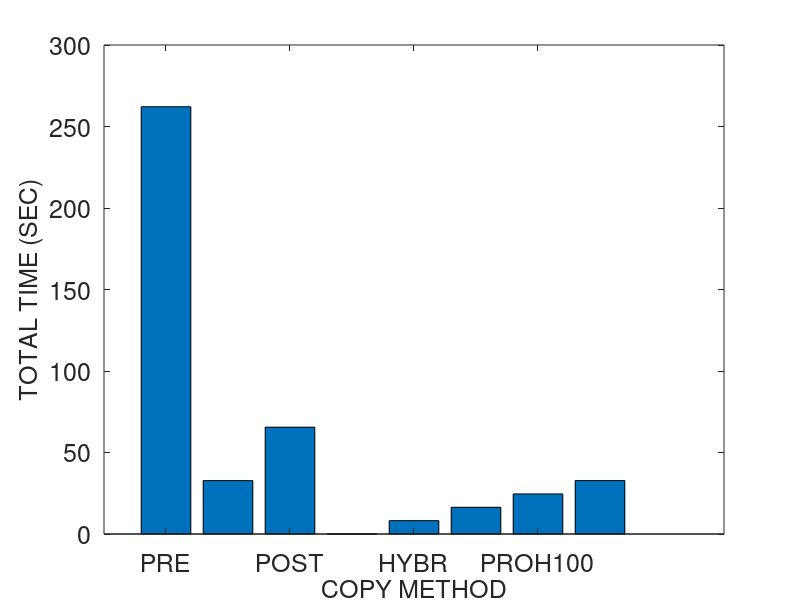
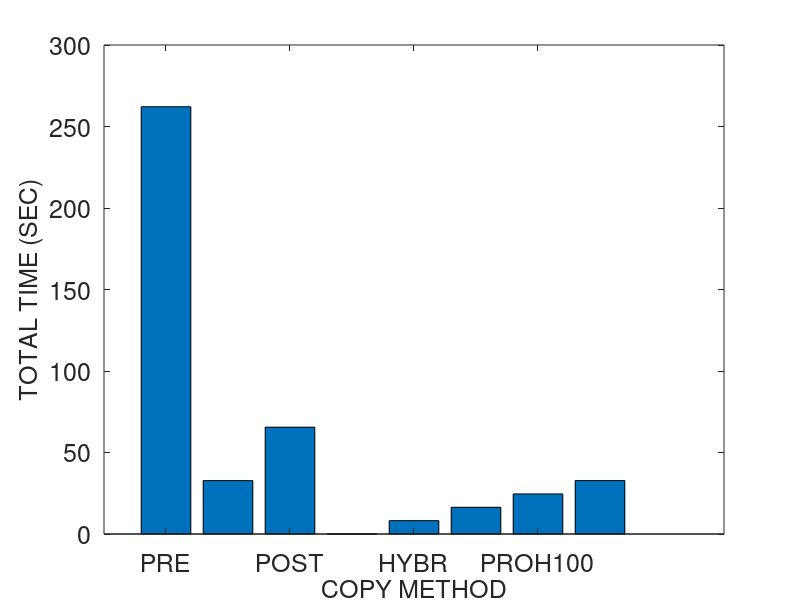
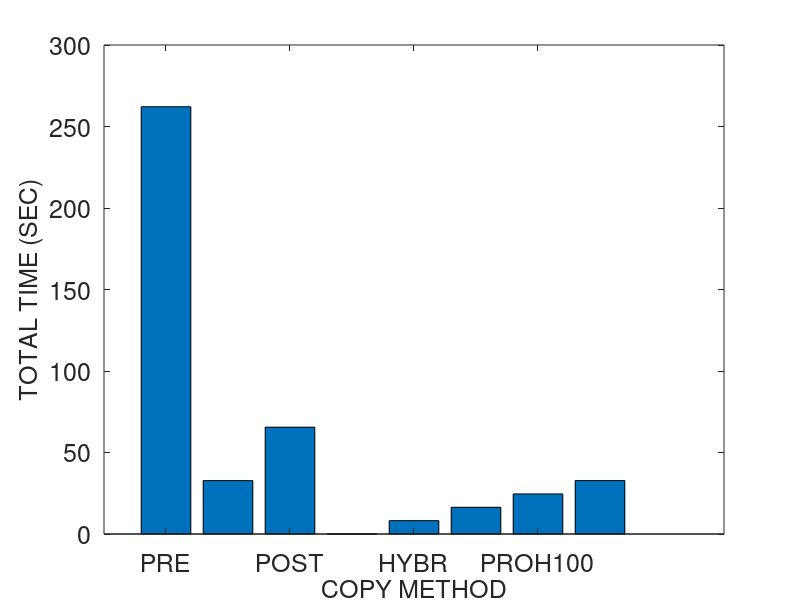
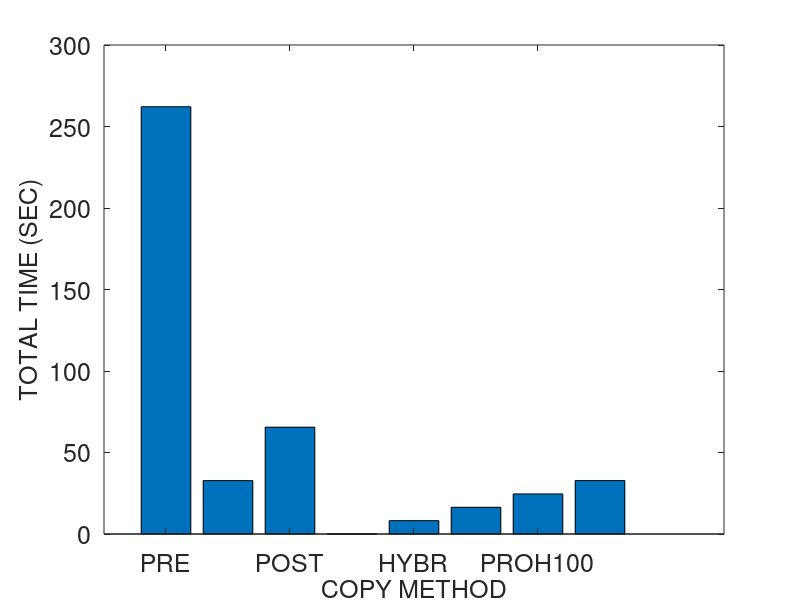

These figures' MATLAB source, in order:
% basic hybrid copy migration
	global wss numpages readrate dirtyrate pagesize b scinfo
	global totaltime downtime totaldata

% memory size in MB
r = 4096
r *= 1024 % convert to KB

% page dirty rate in percent (%): against to total memory pages
readrate = 0
prefix = strcat ("M4G_R", num2str(readrate))
readrate /= 100

dirtyrate = 100 
prefix = strcat (prefix, "_W", num2str(dirtyrate))
dirtyrate /= 100

% prediction accuracy 0 through 1
acc = 1

pagesize = 4 % in KB
numpages = r / pagesize

% delta compression rate
comp = 0.5 

% amount of CPU and device states in KB 
scinfo = 100

% working set size in number of pages
wss = numpages * 0.25

% 0: zero, 1: read, 2: dirtied, 3: inactive data
mem = zeros(1, numpages);

run = 1

%prefix = strcat (prefix, "_acc", num2str(acc), "_r", num2str(run))

% bandwidth in gbps
b = 1000 
b = b * 1024/8 % convert to KB

%fontsize = 10
fontsize = 18
%fontsize = 20

totaltime = 0;
downtime = 0;
totaldata = 0;

A = zeros(8, 3);

%%%%%%%%%%%%%%%%%%%%%%%%%%%%%%
% precopy migration
%%%%%%%%%%%%%%%%%%%%%%%%%%%%%%
fprintf('\n')
disp('==================== Precopy migration ====================')
% iterations
present = numpages * pagesize
iter = 0
while present > 50 && iter < 29 && totaldata < 4*r
	pretime = present / b
	totaltime += pretime
	totaldata += present
	present = numpages * pagesize * dirtyrate 
	%dirts = wss * dirtyrate
	iter += 1
end

% stop-and-copy phase
% stop conditions: 29 iterations, 50 pages, 4 memory size sent
scsent = scinfo + present * pagesize
downtime = scsent / b
totaltime += downtime
totaldata += scsent

% network fault rate
NFR = 0

A (1, 1) = totaltime;
A (1, 2) = downtime;
A (1, 3) = totaldata;

%%%%%%%%%%%%%%%%%%%%%%%%%%%%%%
% postcopy migration
%%%%%%%%%%%%%%%%%%%%%%%%%%%%%%
fprintf('\n')
disp('===================== Postcopy migration ======================')
totaltime = 0;
downtime = 0;
totaldata = 0;

% stop-and-copy phase
scsent = scinfo
downtime = scsent / b
totaltime += downtime
totaldata += scsent

% prepaging (bubbling) and on-demand paging
postsent = r
posttime = postsent/b
totaltime += posttime
totaldata += postsent
% network fault rate
NFR = 0.2

A (2, 1) = totaltime;
A (2, 2) = downtime;
A (2, 3) = totaldata;

%%%%%%%%%%%%%%%%%%%%%%%%%%%%%%
% hybrid copy migration
%%%%%%%%%%%%%%%%%%%%%%%%%%%%%%
fprintf('\n')
disp('==================== Hybrid copy migration ====================')
totaltime = 0;
downtime = 0;
totaldata = 0;

% precopy phase: single iteration
present = r
pretime = present / b
totaltime += pretime
totaldata += present

% stop-and-copy phase
bitmapsize = 500 % KB
scsent = scinfo + bitmapsize
downtime = scsent / b
totaltime += downtime
totaldata += scsent

% postcopy phase: prepaging (bubbling) and on-demand paging
%dirts = wss * dirtyrate
dirts = numpages * dirtyrate
postsent = dirts * pagesize
posttime = postsent/b
totaltime += posttime
totaldata += postsent
% network fault rate
NFR = 0.2

A (3, 1) = totaltime;
A (3, 2) = downtime;
A (3, 3) = totaldata;

%%%%%%%%%%%%%%%%%%%%%%%%%%%%%%
% proactive hybrid copy migration
%%%%%%%%%%%%%%%%%%%%%%%%%%%%%%
%disp(char(10))
fprintf('\n')
disp('=============== Proactive hybrid copy migration ================')

function [tt, dt, td] = prohybrid(acc)
	global wss numpages readrate dirtyrate pagesize b scinfo
	global totaltime downtime totaldata

	totaltime = 0;
	downtime = 0;
	totaldata = 0;

% precopy phase
% LRU, PFR

% scan the dirtied pages
% for dirtied pages
% 	mark dirtied (1)
% 	mem(random (1, wss * 0.1))	
%randperm(int64(wss * 0.1));
% for read pages
% 	mark read (2)
% 	mem (random (wss * 0.1, wss * 0.2))

% for pages
% 	predict read/write

% send the pages most likely to be read and least likely to be dirtied
% do not send the pages most likely to be dirtied
% construct queue with the order of p1/p2
%reads = numpages * 0.4 
% total read rate = wss * read_rate = 0.25 * 0.16 = 0.04 (4%)
%read_rate = 0.16
%read_rate = 0.04 % 4% of total memory
% total write rate = wss * write_rate = 0.25 * 0.16 = 0.04 (4%)
%write_rate = 0.16
%write_rate = 0.04 % 4% of total memory
% simple case: readonly pages (RO) - zero dirtied pages 
%RO = 0.3
	pred_pages = numpages * readrate * acc

% LRU
% for LRU queue
% 	mark sent
%	insert the pages into cache and perform delta compression

	present = pred_pages * pagesize
	pretime = present/b
	totaltime += pretime
	totaldata += present

	% stop-and-copy phase
	% send the CPU and device states
	bitmapsize = 500 % KB
	scsent = scinfo + bitmapsize
	downtime = scsent/b
	totaltime += downtime
	totaldata += scsent

	% postcopy phase
	postsent = (numpages - pred_pages) * pagesize

	% exclude the predicted dirtied pages 
	pred_dirts = numpages * dirtyrate * acc
	postsent = (numpages - pred_pages - pred_dirts) * pagesize
	posttime = postsent/b
	totaltime += posttime
	totaldata += postsent
end

% network fault rate
NFR = 0.2

prohybrid(acc)
A (4, 1) = totaltime;
A (4, 2) = downtime;
A (4, 3) = totaldata;

acc = 0.75
prohybrid(acc);
A (5, 1) = totaltime;
A (5, 2) = downtime;
A (5, 3) = totaldata;

acc = 0.5
prohybrid(acc);
A (6, 1) = totaltime;
A (6, 2) = downtime;
A (6, 3) = totaldata;

acc = 0.25
prohybrid(acc);
A (7, 1) = totaltime;
A (7, 2) = downtime;
A (7, 3) = totaldata;

acc = 0
prohybrid(acc);
A (8, 1) = totaltime;
A (8, 2) = downtime;
A (8, 3) = totaldata

%%%%%%%%%%%%%%%%%%%%%%%%%%%%%%%%%%%%%%%%%%%%%%%%%%%%%%%
%                     plotting
% precopy
% postcopy
% hybrid
% pro-hybrid
%%%%%%%%%%%%%%%%%%%%%%%%%%%%%%%%%%%%%%%%%%%%%%%%%%%%%%%

%prefix = "M4G_R14W14_acc100_r1"
%prefix = strcat ("M4G_R", readrate, "W", dirtyrate, "acc", acc, "r", run)
%prefix = strcat (prefix, "W")
%prefix = strcat (prefix, dirtyrate)

dlmwrite (prefix, A, ' ')

%%%%%%%%%%%%%%%%%%%% total time %%%%%%%%%%%%%%%%%%%%%%
figure;
output = strcat(prefix, ".tt");
%output = prefix
%x = ['PRECOPY', 'POSTCOPY', 'HYBRID', 'PRO-HYBRID'];
x = {'PRE', 'POST', 'HYBR', 'PROH100', 'PROH75', 'PROH50', 'PROH25', 'PROH0'};
%x = 1:1:length(A);
%plot(x, A(:,2)/1000000, x, A(:,3)/1000000, '-.*');
%plot(A(:,2));

%xtics = 1:4:16
%bar(xtics, A(:,1))
bar(A(:,1))
set(gca, 'XTick', 1:2:8, 'XTickLabel', x, 'FontSize', fontsize)
xlabel('COPY METHOD', 'FontSize', fontsize);
ylabel('TOTAL TIME (SEC)', 'FontSize', fontsize);
%legend('PRECOPY', 'POSTCOPY', 'HYBRID', 'PRO-HYBRID');
%bar(x, A(:,1))

saveas (1, strcat(output, ".png"));
saveas (1, strcat(output, ".eps"));
saveas (1, strcat(output, ".emf"));

%%%%%%%%%%%%%%%%%%%% downtime %%%%%%%%%%%%%%%%%%%%%%
figure;
output = strcat(prefix, ".dt");

bar(A(:,2))
set(gca, 'XTick', 1:8, 'XTickLabel', x, 'FontSize', fontsize)
xlabel('COPY METHOD', 'FontSize', fontsize);
ylabel('DOWNTIME (SEC)', 'FontSize', fontsize);

saveas (1, strcat(output, ".png"));
saveas (1, strcat(output, ".eps"));
saveas (1, strcat(output, ".emf"));

%%%%%%%%%%%%%%%%%%%% total data %%%%%%%%%%%%%%%%%%%%%%
figure;
output = strcat(prefix, ".td");

bar(A(:,3))
set(gca, 'XTick', 1:8, 'XTickLabel', x, 'FontSize', fontsize)
xlabel('COPY METHOD', 'FontSize', fontsize);
ylabel('TOTAL DATA TRANSFERRED (KB)', 'FontSize', fontsize);

saveas (1, strcat(output, ".png"));
saveas (1, strcat(output, ".eps"));
saveas (1, strcat(output, ".emf"));
